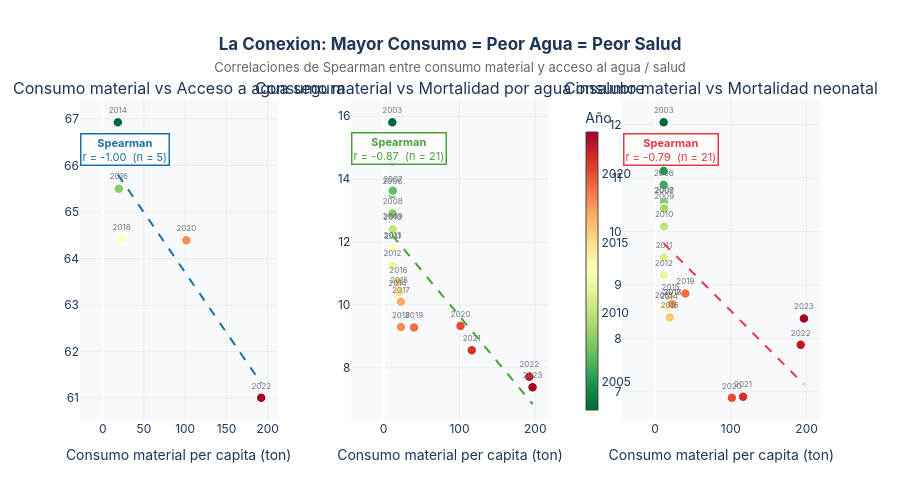

The notebook cell saved with this chart:
### Markdown cell above
---
## Parte III — La Conexión: Consumo vs Agua vs Salud

Aquí está el corazón del análisis: las **correlaciones de Spearman** revelan que el crecimiento del consumo material no solo no mejora el acceso al agua — activamente lo deteriora, y ese deterioro tiene consecuencias en salud.

Las tres correlaciones más fuertes del sistema:
- **Consumo material ↔ Agua potable segura: r = −1.00** (5 puntos compartidos)
- **Consumo material ↔ Mortalidad por agua insalubre: r = −0.97** (21 puntos)
- **Consumo material ↔ Mortalidad neonatal: r = −0.92** (21 puntos)

### Code cell
# ══════════════════════════════════════════════════════════════════════════════
# FIGURA 4 — Scatter plots: Consumo material vs indicadores de agua y salud
# ══════════════════════════════════════════════════════════════════════════════

cmat  = get_serie('12.2.2.B')  # consumo material per capita
agua  = get_serie('6.1.1.A')   # agua potable segura
wash  = get_serie('3.9.2A')    # mortalidad por agua insalubre
neon  = get_serie('3.2.2')     # mortalidad neonatal
fertil = get_serie('12N.2.1')  # fertilizantes

def merge_indicadores(ind_a, ind_b):
    """Merge dos indicadores por periodo para scatter plot."""
    a = ind_a[['periodo','valor']].rename(columns={'valor':'x'})
    b = ind_b[['periodo','valor']].rename(columns={'valor':'y'})
    merged = a.merge(b, on='periodo')
    return merged

# Calcular correlación de Spearman para cada par
from scipy.stats import spearmanr

def corr_label(df_m):
    if len(df_m) < 3:
        return 'n/a'
    r, p = spearmanr(df_m['x'], df_m['y'])
    return 'r={:.2f} (n={})'.format(r, len(df_m))

fig_scatter = make_subplots(
    rows=1, cols=3,
    subplot_titles=[
        'Consumo material vs Acceso a agua segura',
        'Consumo material vs Mortalidad por agua insalubre',
        'Consumo material vs Mortalidad neonatal'
    ],
    horizontal_spacing=0.10
)

pares_scatter = [
    (cmat, agua,  'Agua potable segura (%)',       C_AGUA,    1),
    (cmat, wash,  'Mortalidad WASH (por 100k)',    C_SALUD,   2),
    (cmat, neon,  'Mortalidad neonatal (por 1k)',  C_ALERTA,  3),
]

for ind_a, ind_b, ylabel, color, col in pares_scatter:
    m = merge_indicadores(ind_a, ind_b)
    if len(m) == 0:
        continue
    r_val, p_val = spearmanr(m['x'], m['y']) if len(m) >= 3 else (0, 1)
    label_r = 'r = {:.2f}  (n = {})'.format(r_val, len(m))

    # Color de puntos por año
    fig_scatter.add_trace(go.Scatter(
        x=m['x'], y=m['y'],
        mode='markers+text',
        text=m['periodo'].astype(str),
        textposition='top center',
        textfont=dict(size=8, color='#6C757D'),
        marker=dict(
            size=10,
            color=m['periodo'],
            colorscale='RdYlGn_r',
            showscale=(col == 2),
            colorbar=dict(title='Año', x=0.67, thickness=12) if col == 2 else None,
            line=dict(width=1.5, color='white')
        ),
        name=ylabel,
        hovertemplate='<b>%{text}</b><br>Consumo: <b>%{x:.1f}</b> ton<br>'
                      + ylabel + ': <b>%{y:.2f}</b><extra></extra>',
        showlegend=False
    ), row=1, col=col)

    # Línea de tendencia
    if len(m) >= 3:
        coeffs = np.polyfit(m['x'], m['y'], 1)
        x_line = np.linspace(m['x'].min(), m['x'].max(), 50)
        y_line = np.polyval(coeffs, x_line)
        fig_scatter.add_trace(go.Scatter(
            x=x_line, y=y_line,
            mode='lines', line=dict(color=color, width=2, dash='dash'),
            showlegend=False, hoverinfo='skip'
        ), row=1, col=col)

    # Anotación con r
    fig_scatter.add_annotation(
        xref='x' + str(col) if col > 1 else 'x',
        yref='y' + str(col) if col > 1 else 'y',
        x=m['x'].min() + (m['x'].max() - m['x'].min()) * 0.05,
        y=m['y'].max() - (m['y'].max() - m['y'].min()) * 0.1,
        text='<b>Spearman</b><br>' + label_r,
        showarrow=False,
        font=dict(size=11, color=color),
        bgcolor='rgba(255,255,255,0.9)', bordercolor=color, borderwidth=1.5,
        row=1, col=col
    )

fig_scatter.update_xaxes(title_text='Consumo material per capita (ton)', showgrid=True, gridcolor='#E9ECEF')
fig_scatter.update_yaxes(showgrid=True, gridcolor='#E9ECEF')

fig_scatter.update_layout(
    title=dict(
        text='<b>La Conexion: Mayor Consumo = Peor Agua = Peor Salud</b><br>'
             '<span style="font-size:13px;color:#666;font-weight:normal">'
             'Correlaciones de Spearman entre consumo material y acceso al agua / salud</span>',
        x=0.5, xanchor='center'
    ),
    height=480, plot_bgcolor=C_FONDO, paper_bgcolor='white',
    font=dict(family='Inter, Arial, sans-serif', color=C_LINEA),
    margin=dict(t=100, b=60)
)
fig_scatter.show()

### Figure 1 — Plotly figure (JSON) as saved in the notebook; plotly's stock layout.template omitted (floating-point values rounded to 4 significant figures)
{"data": [{"hovertemplate": "<b>%{text}</b><br>Consumo: <b>%{x:.1f}</b> ton<br>Agua potable segura (%): <b>%{y:.2f}</b><extra></extra>", "marker": {"color": [2014, 2016, 2018, 2020, 2022], "colorscale": [[0, "rgb(0,104,55)"], [0.1, "rgb(26,152,80)"], [0.2, "rgb(102,189,99)"], [0.3, "rgb(166,217,106)"], [0.4, "rgb(217,239,139)"], [0.5, "rgb(255,255,191)"], [0.6, "rgb(254,224,139)"], [0.7, "rgb(253,174,97)"], [0.8, "rgb(244,109,67)"], [0.9, "rgb(215,48,39)"], [1, "rgb(165,0,38)"]], "line": {"color": "white", "width": 1.5}, "showscale": false, "size": 10}, "mode": "markers+text", "name": "Agua potable segura (%)", "showlegend": false, "text": ["2014", "2016", "2018", "2020", "2022"], "textfont": {"color": "#6C757D", "size": 8}, "textposition": "top center", "type": "scatter", "x": [18.35, 19.5, 22.94, 101.4, 192.2], "xaxis": "x", "y": [66.93, 65.5, 64.42, 64.39, 61.01], "yaxis": "y"}, {"hoverinfo": "skip", "line": {"color": "#1D6FA4", "dash": "dash", "width": 2}, "mode": "lines", "showlegend": false, "type": "scatter", "x": [18.35, 21.89, 25.44, 28.99, 32.54, 36.08, 39.63, 43.18, 46.73, 50.28, 53.82, 57.37, 60.92, 64.47, 68.01, 71.56, 75.11, 78.66, 82.21, 85.75, 89.3, 92.85, 96.4, 99.94, 103.5, 107.0, 110.6, 114.1, 117.7, 121.2, 124.8, 128.3, 131.9, 135.4, 139.0, 142.5, 146.1, 149.6, 153.2, 156.7, 160.3, 163.8, 167.4, 170.9, 174.4, 178.0, 181.5, 185.1, 188.6, 192.2], "xaxis": "x", "y": [65.81, 65.71, 65.62, 65.53, 65.44, 65.35, 65.26, 65.17, 65.07, 64.98, 64.89, 64.8, 64.71, 64.62, 64.53, 64.43, 64.34, 64.25, 64.16, 64.07, 63.98, 63.88, 63.79, 63.7, 63.61, 63.52, 63.43, 63.34, 63.24, 63.15, 63.06, 62.97, 62.88, 62.79, 62.7, 62.6, 62.51, 62.42, 62.33, 62.24, 62.15, 62.06, 61.96, 61.87, 61.78, 61.69, 61.6, 61.51, 61.41, 61.32], "yaxis": "y"}, {"hovertemplate": "<b>%{text}</b><br>Consumo: <b>%{x:.1f}</b> ton<br>Mortalidad WASH (por 100k): <b>%{y:.2f}</b><extra></extra>", "marker": {"color": [2003, 2004, 2005, 2006, 2007, 2008, 2009, 2010, 2011, 2012, 2013, 2014, 2015, 2016, 2017, 2018, 2019, 2020, 2021, 2022, 2023], "colorbar": {"thickness": 12, "title": {"text": "Año"}, "x": 0.67}, "colorscale": [[0, "rgb(0,104,55)"], [0.1, "rgb(26,152,80)"], [0.2, "rgb(102,189,99)"], [0.3, "rgb(166,217,106)"], [0.4, "rgb(217,239,139)"], [0.5, "rgb(255,255,191)"], [0.6, "rgb(254,224,139)"], [0.7, "rgb(253,174,97)"], [0.8, "rgb(244,109,67)"], [0.9, "rgb(215,48,39)"], [1, "rgb(165,0,38)"]], "line": {"color": "white", "width": 1.5}, "showscale": true, "size": 10}, "mode": "markers+text", "name": "Mortalidad WASH (por 100k)", "showlegend": false, "text": ["2003", "2004", "2005", "2006", "2007", "2008", "2009", "2010", "2011", "2012", "2013", "2014", "2015", "2016", "2017", "2018", "2019", "2020", "2021", "2022", "2023"], "textfont": {"color": "#6C757D", "size": 8}, "textposition": "top center", "type": "scatter", "x": [11.48, 12.04, 11.47, 11.52, 12.12, 11.97, 12.15, 12.01, 11.82, 11.66, 11.83, 18.35, 20.49, 19.5, 22.86, 22.94, 40.14, 101.4, 116.2, 192.2, 196.4], "xaxis": "x2", "y": [15.81, 14.68, 14.57, 13.54, 13.63, 12.91, 12.43, 12.41, 11.81, 11.25, 11.82, 10.3, 10.42, 10.72, 10.1, 9.3, 9.28, 9.33, 8.56, 7.72, 7.38], "yaxis": "y2"}, {"hoverinfo": "skip", "line": {"color": "#4C9F38", "dash": "dash", "width": 2}, "mode": "lines", "showlegend": false, "type": "scatter", "x": [11.47, 15.25, 19.02, 22.8, 26.57, 30.34, 34.12, 37.89, 41.67, 45.44, 49.22, 52.99, 56.77, 60.54, 64.31, 68.09, 71.86, 75.64, 79.41, 83.19, 86.96, 90.74, 94.51, 98.28, 102.1, 105.8, 109.6, 113.4, 117.2, 120.9, 124.7, 128.5, 132.3, 136.0, 139.8, 143.6, 147.4, 151.1, 154.9, 158.7, 162.4, 166.2, 170.0, 173.8, 177.5, 181.3, 185.1, 188.9, 192.6, 196.4], "xaxis": "x2", "y": [12.22, 12.11, 12.0, 11.89, 11.78, 11.67, 11.56, 11.45, 11.34, 11.23, 11.12, 11.01, 10.9, 10.79, 10.68, 10.57, 10.46, 10.35, 10.24, 10.14, 10.03, 9.916, 9.807, 9.697, 9.588, 9.478, 9.369, 9.259, 9.15, 9.04, 8.931, 8.821, 8.712, 8.602, 8.493, 8.383, 8.274, 8.164, 8.055, 7.946, 7.836, 7.727, 7.617, 7.508, 7.398, 7.289, 7.179, 7.07, 6.96, 6.851], "yaxis": "y2"}, {"hovertemplate": "<b>%{text}</b><br>Consumo: <b>%{x:.1f}</b> ton<br>Mortalidad neonatal (por 1k): <b>%{y:.2f}</b><extra></extra>", "marker": {"color": [2003, 2004, 2005, 2006, 2007, 2008, 2009, 2010, 2011, 2012, 2013, 2014, 2015, 2016, 2017, 2018, 2019, 2020, 2021, 2022, 2023], "colorscale": [[0, "rgb(0,104,55)"], [0.1, "rgb(26,152,80)"], [0.2, "rgb(102,189,99)"], [0.3, "rgb(166,217,106)"], [0.4, "rgb(217,239,139)"], [0.5, "rgb(255,255,191)"], [0.6, "rgb(254,224,139)"], [0.7, "rgb(253,174,97)"], [0.8, "rgb(244,109,67)"], [0.9, "rgb(215,48,39)"], [1, "rgb(165,0,38)"]], "line": {"color": "white", "width": 1.5}, "showscale": false, "size": 10}, "mode": "markers+text", "name": "Mortalidad neonatal (por 1k)", "showlegend": false, "text": ["2003", "2004", "2005", "2006", "2007", "2008", "2009", "2010", "2011", "2012", "2013", "2014", "2015", "2016", "2017", "2018", "2019", "2020", "2021", "2022", "2023"], "textfont": {"color": "#6C757D", "size": 8}, "textposition": "top center", "type": "scatter", "x": [11.48, 12.04, 11.47, 11.52, 12.12, 11.97, 12.15, 12.01, 11.82, 11.66, 11.83, 18.35, 20.49, 19.5, 22.86, 22.94, 40.14, 101.4, 116.2, 192.2, 196.4], "xaxis": "x3", "y": [12.04, 11.42, 11.13, 10.87, 10.54, 10.54, 10.43, 10.09, 9.51, 9.18, 8.59, 8.57, 8.73, 8.39, 8.63, 8.64, 8.84, 6.89, 6.91, 7.88, 8.37], "yaxis": "y3"}, {"hoverinfo": "skip", "line": {"color": "#E63946", "dash": "dash", "width": 2}, "mode": "lines", "showlegend": false, "type": "scatter", "x": [11.47, 15.25, 19.02, 22.8, 26.57, 30.34, 34.12, 37.89, 41.67, 45.44, 49.22, 52.99, 56.77, 60.54, 64.31, 68.09, 71.86, 75.64, 79.41, 83.19, 86.96, 90.74, 94.51, 98.28, 102.1, 105.8, 109.6, 113.4, 117.2, 120.9, 124.7, 128.5, 132.3, 136.0, 139.8, 143.6, 147.4, 151.1, 154.9, 158.7, 162.4, 166.2, 170.0, 173.8, 177.5, 181.3, 185.1, 188.9, 192.6, 196.4], "xaxis": "x3", "y": [9.776, 9.723, 9.669, 9.615, 9.561, 9.508, 9.454, 9.4, 9.346, 9.292, 9.239, 9.185, 9.131, 9.077, 9.023, 8.97, 8.916, 8.862, 8.808, 8.755, 8.701, 8.647, 8.593, 8.539, 8.486, 8.432, 8.378, 8.324, 8.27, 8.217, 8.163, 8.109, 8.055, 8.002, 7.948, 7.894, 7.84, 7.786, 7.733, 7.679, 7.625, 7.571, 7.517, 7.464, 7.41, 7.356, 7.302, 7.248, 7.195, 7.141], "yaxis": "y3"}], "layout": {"annotations": [{"font": {"size": 16}, "showarrow": false, "text": "Consumo material vs Acceso a agua segura", "x": 0.1333, "xanchor": "center", "xref": "paper", "y": 1, "yanchor": "bottom", "yref": "paper"}, {"font": {"size": 16}, "showarrow": false, "text": "Consumo material vs Mortalidad por agua insalubre", "x": 0.5, "xanchor": "center", "xref": "paper", "y": 1, "yanchor": "bottom", "yref": "paper"}, {"font": {"size": 16}, "showarrow": false, "text": "Consumo material vs Mortalidad neonatal", "x": 0.8667, "xanchor": "center", "xref": "paper", "y": 1, "yanchor": "bottom", "yref": "paper"}, {"bgcolor": "rgba(255,255,255,0.9)", "bordercolor": "#1D6FA4", "borderwidth": 1.5, "font": {"color": "#1D6FA4", "size": 11}, "showarrow": false, "text": "<b>Spearman</b><br>r = -1.00  (n = 5)", "x": 27.04, "xref": "x", "y": 66.34, "yref": "y"}, {"bgcolor": "rgba(255,255,255,0.9)", "bordercolor": "#4C9F38", "borderwidth": 1.5, "font": {"color": "#4C9F38", "size": 11}, "showarrow": false, "text": "<b>Spearman</b><br>r = -0.87  (n = 21)", "x": 20.72, "xref": "x2", "y": 14.97, "yref": "y2"}, {"bgcolor": "rgba(255,255,255,0.9)", "bordercolor": "#E63946", "borderwidth": 1.5, "font": {"color": "#E63946", "size": 11}, "showarrow": false, "text": "<b>Spearman</b><br>r = -0.79  (n = 21)", "x": 20.72, "xref": "x3", "y": 11.52, "yref": "y3"}], "font": {"color": "#1D3557", "family": "Inter, Arial, sans-serif"}, "height": 480, "margin": {"b": 60, "t": 100}, "paper_bgcolor": "white", "plot_bgcolor": "#F8F9FA", "title": {"text": "<b>La Conexion: Mayor Consumo = Peor Agua = Peor Salud</b><br><span style=\"font-size:13px;color:#666;font-weight:normal\">Correlaciones de Spearman entre consumo material y acceso al agua / salud</span>", "x": 0.5, "xanchor": "center"}, "xaxis": {"anchor": "y", "domain": [0, 0.2667], "gridcolor": "#E9ECEF", "showgrid": true, "title": {"text": "Consumo material per capita (ton)"}}, "xaxis2": {"anchor": "y2", "domain": [0.3667, 0.6333], "gridcolor": "#E9ECEF", "showgrid": true, "title": {"text": "Consumo material per capita (ton)"}}, "xaxis3": {"anchor": "y3", "domain": [0.7333, 1], "gridcolor": "#E9ECEF", "showgrid": true, "title": {"text": "Consumo material per capita (ton)"}}, "yaxis": {"anchor": "x", "domain": [0, 1], "gridcolor": "#E9ECEF", "showgrid": true}, "yaxis2": {"anchor": "x2", "domain": [0, 1], "gridcolor": "#E9ECEF", "showgrid": true}, "yaxis3": {"anchor": "x3", "domain": [0, 1], "gridcolor": "#E9ECEF", "showgrid": true}}}
